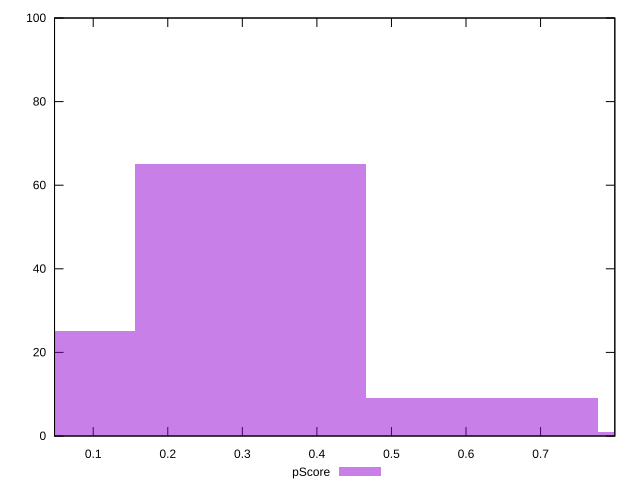

Write the gnuplot code that produced this figure.
reset

$pScore <<EOF
0.31084382868983407 65
0 25
0.6216876573796681 9
0.9325314860695022 1
EOF

set key outside below
set boxwidth 0.31084382868983407
set xrange [0.048127131466499384:0.7995763928725942]
set yrange [0:100]
set trange [0:100]
set style fill transparent solid 0.5 noborder
set terminal svg size 640, 490 enhanced background rgb 'white'
set output "reports/report_00027_2021-02-24T12-40-31.850Z/total-blocking-time/samples/music/pScore/histogram.svg"

plot $pScore title "pScore" with boxes

reset
